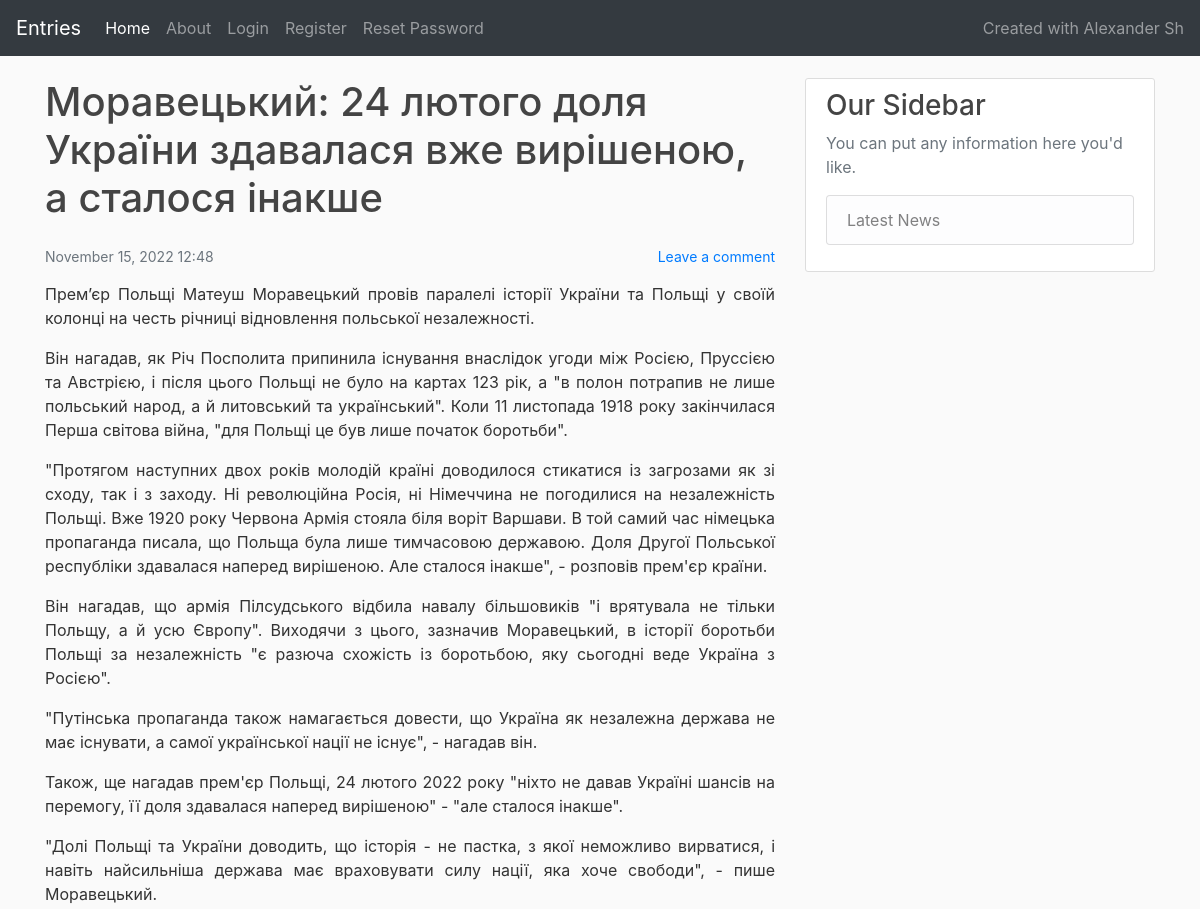
Page /content/4/ (upper part) on the earlier database version.
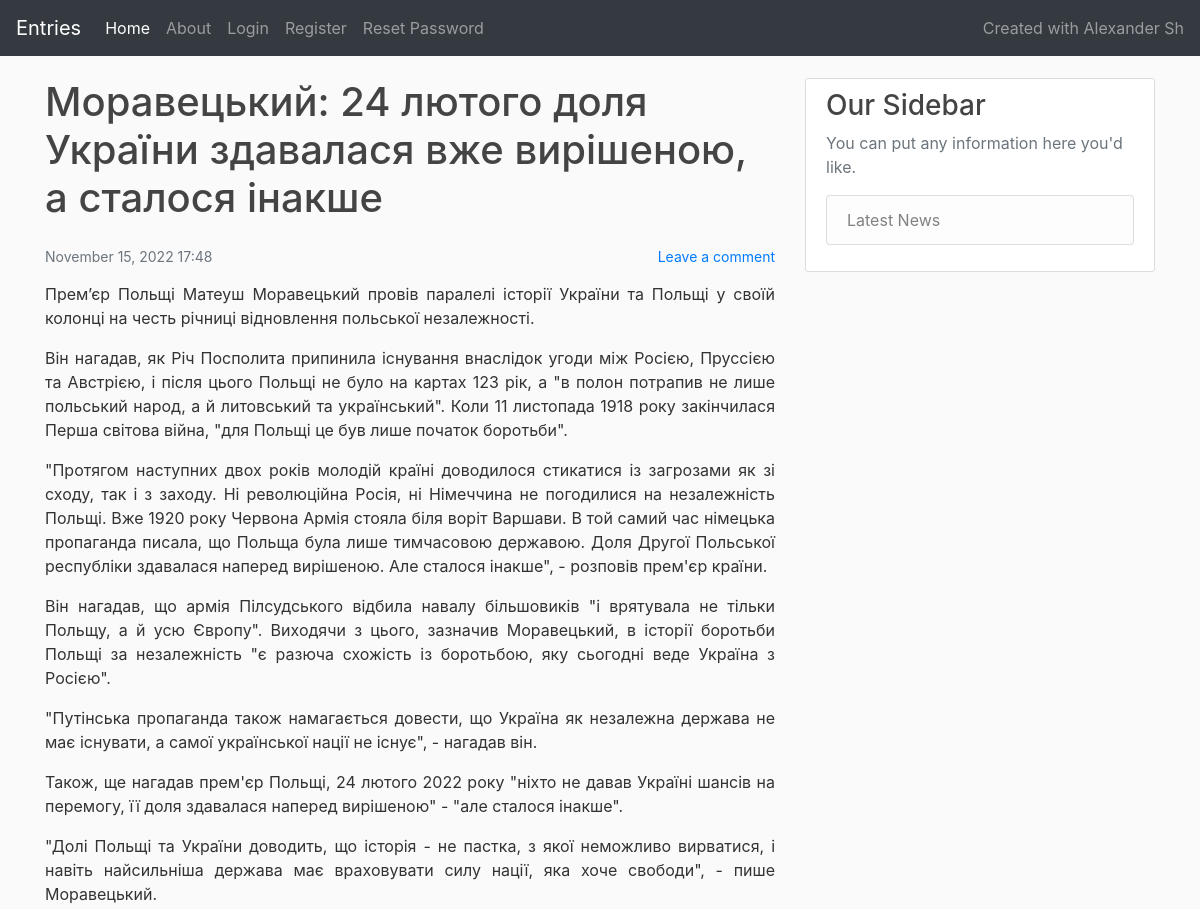
Same page on the later database version.
### content/models.py (models this page shows)
class Entry(models.Model):
    title = models.CharField(max_length=100)
    content = models.TextField()
    user_id = models.IntegerField(null=False)
    created_at = models.DateTimeField(default=timezone.now)
    updated_at = models.DateTimeField(default=timezone.now)
    class Meta:
        db_table = "base_entry"

### content/views.py (the view)
# urls.py: path('content/<int:id>/', views.details, name='details'),
def details(request, id):
    comments = Comment.objects.filter(entry_id=id, approved=True).order_by('-created_at')
    try:
        entry = Entry.objects.get(id=id)
    except Entry.DoesNotExist:
        return render(request, 'errors/404.html', status=404)
    context = {
        'entry': entry,
        'comments': comments,
    }
    return render(request, 'details.html', context)

### content/templates/details.html (shortened to what this page needs)
{% extends "index.html" %}
{% block content %}
    <h1 class="mb-4">{{ entry.title }}</h1>
    <small style="float: right;"><a href="#comment-form">Leave a comment</a></small>
    <small class="text-muted">{{ entry.created_at|date:"F d, Y H:i" }}</small>
    <div class="article-content text-justify">{{ entry.content|linebreaks|urlize }}</div>
{% endblock content %}

Differences in the rows shown:
changed Entry "Моравецький: 24 лютого доля України здавалася вже вирішеною, а сталося інакше": created_at "November 15, 2022 12:48" → "November 15, 2022 17:48"
